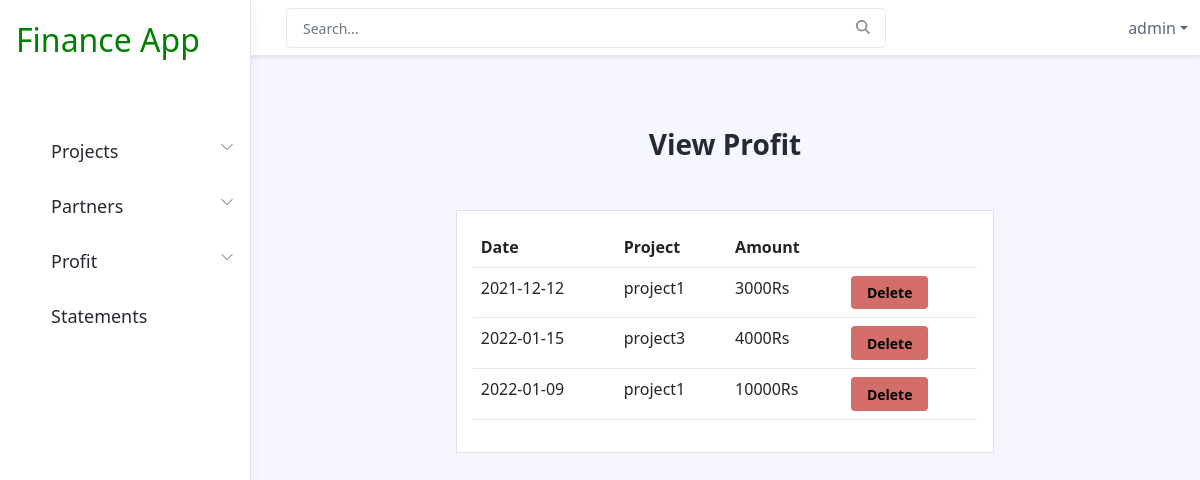
/viewprofit/ (signed in), run on an earlier commit of the app's database.
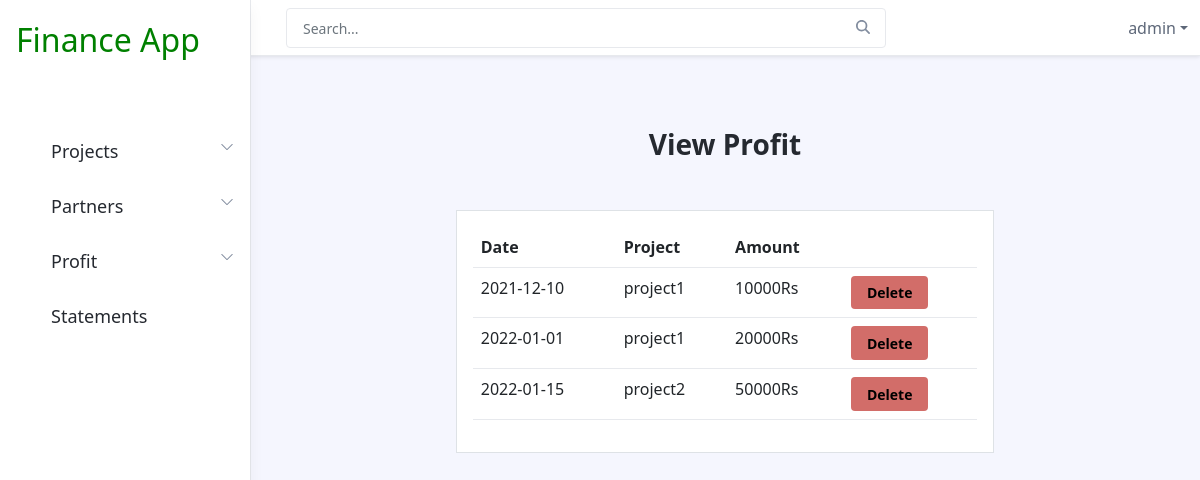
And on a later commit of the database.
### financeadmin/models.py (models this page shows, shortened)
class profit(models.Model):
    created_date=models.CharField(max_length=30)
    project=models.ForeignKey(project,on_delete=models.CASCADE)
    amount=models.BigIntegerField()

class project(models.Model):
    name=models.CharField(max_length=30)
    def __str__(self):
        return self.name

### financeadmin/views.py (the view)
# urls.py: path('viewprofit/', views.fnviewprofit,name="viewprofit"),
@login_required(login_url="/login/")
def fnviewprofit(request):
    profits=profit.objects.filter(amount__gt=0)
    context={'profits':profits}
    return render(request,'viewprofit.html',context)

### financeadmin/templates/viewprofit.html
{% extends 'includes/navbar.html' %}
{% block content %}
{% load mathfilters %}
<div class="app-wrapper">
    <div class="app-content pt-3 p-md-3 p-lg-4">
        <div class="container-xl">
<div class="col-sm-8 col-lg-9 container ">
    <h3 class="text-center mt-5">View Profit</h3>
    <div class="row m-5 p-3 border bg-white">
        <table class="table ">
            <tr>
                <th>Date</th>
                <th>Project</th>
                <th>Amount</th>
                <th></th>
            </tr>
            {% for profit in profits %}
            <tr>
                <td>{{profit.created_date}}</td>
                <td>{{profit.project}}</td>
                <td>{{profit.amount}}Rs</td>
                <td><a href="{% url 'profitdelete' prof_id=profit.id %}" class="btn btn-danger">Delete</a></td>
            </tr>
            {% endfor %}
        </table>
    </div>
</div>
</div>
</div>
</div>
{% endblock %}

What changed in the data, as far as the page shows it:
removed profit: created_date "2021-12-12", project "project1", amount "3000"
removed profit: created_date "2022-01-15", project "project3", amount "4000"
removed profit: created_date "2022-01-09", project "project1", amount "10000"
added profit: created_date "2021-12-10", project "project1", amount "10000"
added profit: created_date "2022-01-01", project "project1", amount "20000"
added profit: created_date "2022-01-15", project "project2", amount "50000"
